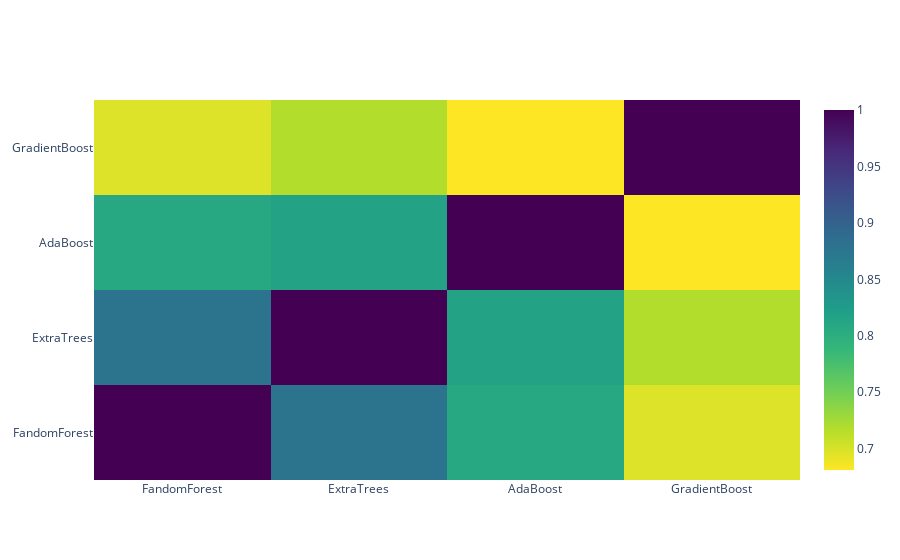

This figure's notebook cell:
### Code cell
# correlation Heatmap of the Scond Level Training set
data = [
    go.Heatmap(
    z = base_predictions_train.astype(float).corr().values,
    x = base_predictions_train.columns.values,
    y = base_predictions_train.columns.values,
    colorscale = 'Viridis',
    showscale = True,
    reversescale = True)
]
py.iplot(data,filename = 'labelled-heatmap')

# 추가로 ) 캐클 대회에서 우승한 사람들 중에 more uncorrelated 된 trained models를 사용해 더 나은 score를 얻은 경우가 있다고 함 -> 이를 이용해보자

### Figure 1 — Plotly figure (JSON) as saved in the notebook; plotly's stock layout.template omitted (floating-point values rounded to 4 significant figures)
{"data": [{"colorscale": [[0, "#440154"], [0.1111, "#482878"], [0.2222, "#3e4989"], [0.3333, "#31688e"], [0.4444, "#26828e"], [0.5556, "#1f9e89"], [0.6667, "#35b779"], [0.7778, "#6ece58"], [0.8889, "#b5de2b"], [1, "#fde725"]], "reversescale": true, "showscale": true, "type": "heatmap", "x": ["FandomForest", "ExtraTrees", "AdaBoost", "GradientBoost"], "y": ["FandomForest", "ExtraTrees", "AdaBoost", "GradientBoost"], "z": [[1, 0.8782, 0.8092, 0.697], [0.8782, 1, 0.8171, 0.7177], [0.8092, 0.8171, 1, 0.6811], [0.697, 0.7177, 0.6811, 1]]}], "layout": {}}
